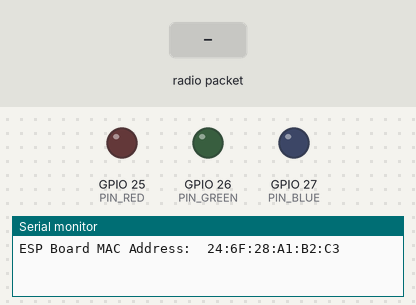
The sketch below on a simulated ESP32. Shown: output pins drawn as LEDs (lit = HIGH), the last lines printed to the serial monitor. Inputs (shaded band) come from the test bench. A WiFi scan finds three made-up networks; no radio packets arrive unless stated.

Above: at 0.1 s.
At 3.7 s:
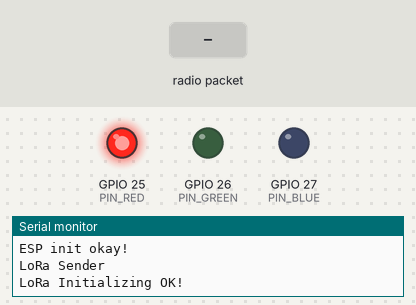
3.8 s: radio packet "1" arrives
At 15.9 s:
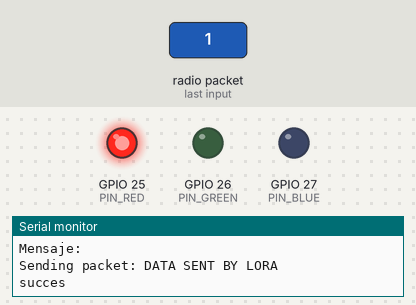
Timing chart, 0 to 16.3 s (numbered marks = the images above; inputs shaded):
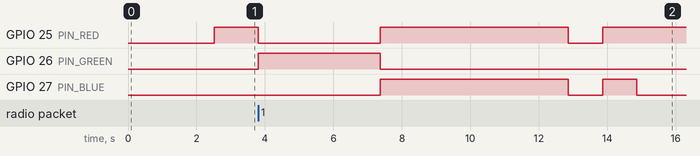

Measured:
- after the input at 3.8 s, GPIO 25 (PIN_RED): HIGH → LOW at once, → HIGH 3.6 s later, → LOW 5.5 s later, → HIGH 1.0 s later; GPIO 26 (PIN_GREEN): LOW → HIGH at once, → LOW 3.6 s later; GPIO 27 (PIN_BLUE): LOW → HIGH after 3.6 s, → LOW 5.5 s later, → HIGH 1.0 s later, → LOW 1.0 s later

The sketch:

SOS_button_reciver_espnow_sent_lora.ino
```cpp
//MAC ADRESS DE ANTENA ROJA: 30:C6:F7:0D:D2:28


#include <analogWrite.h>
#include <SPI.h>
#include <LoRa.h>
//#include <Arduino_JSON.h>
#include <esp_now.h>
#include <esp_wifi.h>
#include <WiFi.h>

#define PIN_RED    25 //
#define PIN_GREEN  26 //
#define PIN_BLUE   27 //

//define the pins used by the transceiver module
#define ss 5
#define rst 14
#define dio0 2

bool banderaWifi;

int rest;
int reset_time = 1000;
int sensor_carro = 0;
float sv_vard;

typedef struct struct_message {
      String senal;
} struct_message;

// Crear struct_message llamado myData
struct_message myData;

// Insert your SSID
constexpr char WIFI_SSID[] = "Soluciones Verticales SAS";

int32_t getWiFiChannel(const char *ssid) {
  if (int32_t n = WiFi.scanNetworks()) {
      for (uint8_t i=0; i<n; i++) {
          if (!strcmp(ssid, WiFi.SSID(i).c_str())) {
              return WiFi.channel(i);
          }
      }
  }
  return 0;
}

String smsj;

//callback function that will be executed when data is received
void OnDataRecv(const uint8_t * mac, const uint8_t *incomingData, int len) {
  analogWrite(PIN_RED,   0);
    analogWrite(PIN_GREEN, 255);
    analogWrite(PIN_BLUE,  0);
    delay(1000);
  analogWrite(PIN_RED,   0);
    analogWrite(PIN_GREEN, 255);
    analogWrite(PIN_BLUE,  0);
    delay(1000);
  // Copies the sender mac address to a string
  char macStr[18];
  Serial.print("Packet received from: ");
  snprintf(macStr, sizeof(macStr), "%02x:%02x:%02x:%02x:%02x:%02x",
           mac[0], mac[1], mac[2], mac[3], mac[4], mac[5]);
  Serial.println(macStr);
  memcpy(&myData, incomingData, sizeof(myData));
  Serial.print("Bytes received: ");
  Serial.println(len);
smsj = myData.senal;

 //imprime los valores en la consola-------
//    Serial.print("Clave: ");
//  Serial.println(myData.clave);
  Serial.print("Mensaje: ");
  Serial.println(myData.senal);
  //banderaWifi = true;
  delay(1500);
  send_lora_paquet();
}

void succes(){
  Serial.println("succes");
   analogWrite(PIN_RED,   255);
    analogWrite(PIN_GREEN, 0);
    analogWrite(PIN_BLUE,  255);
  delay(1500);
   analogWrite(PIN_RED,   255);
    analogWrite(PIN_GREEN, 0);
    analogWrite(PIN_BLUE,  255);
  delay(1500);
   analogWrite(PIN_RED,   255);
    analogWrite(PIN_GREEN, 0);
    analogWrite(PIN_BLUE,  255);
  delay(1500);
   analogWrite(PIN_RED,   255);
    analogWrite(PIN_GREEN, 0);
    analogWrite(PIN_BLUE,  255);
    delay(1000);
   analogWrite(PIN_RED,   0);
    analogWrite(PIN_GREEN, 0);
    analogWrite(PIN_BLUE,  0);
      delay(1000);
   analogWrite(PIN_RED,   255);
    analogWrite(PIN_GREEN, 0);
    analogWrite(PIN_BLUE,  255);
      delay(1000);
   analogWrite(PIN_RED,   0);
    analogWrite(PIN_GREEN, 0);
    analogWrite(PIN_BLUE,  0);
}

int counter = 0;

void setup() {
  //initialize Serial Monitor
  Serial.begin(115200);
  WiFi.mode(WIFI_STA);
  pinMode(PIN_RED,   OUTPUT);
  pinMode(PIN_GREEN, OUTPUT);
  pinMode(PIN_BLUE,  OUTPUT);
   Serial.print("ESP Board MAC Address:  ");
  Serial.println(WiFi.macAddress());

 int32_t channel = getWiFiChannel(WIFI_SSID);
  WiFi.printDiag(Serial); // Uncomment to verify channel number before
  esp_wifi_set_promiscuous(true);
  esp_wifi_set_channel(channel, WIFI_SECOND_CHAN_NONE);
  esp_wifi_set_promiscuous(false);
  WiFi.printDiag(Serial);

 // Init ESP-NOW
  if (esp_now_init() != ESP_OK){
    Serial.println("Error initializing ESP-NOW");
    return;
  }else{
    Serial.println("ESP init okay!");
  }
  // Once ESPNow is successfully Init, we will register for recv CB to
  // get recv packer info
  esp_now_register_recv_cb(OnDataRecv);

  while (!Serial);
  Serial.println("LoRa Sender");

  //setup LoRa transceiver module
  LoRa.setPins(ss, rst, dio0);

  //replace the LoRa.begin(---E-) argument with your location's frequency
  //433E6 for Asia
  //866E6 for Europe
  //915E6 for North America
  while (!LoRa.begin(915E6)) {
    Serial.println(".");
    delay(500);
  }
//    // Setup Spreading Factor (6 ~ 12)
//  LoRa.setSpreadingFactor(10);
//
//  // Setup BandWidth, option: 7800,10400,15600,20800,31250,41700,62500,125000,250000,500000
//  //Lower BandWidth for longer distance.
//  LoRa.setSignalBandwidth(125000);
//
//  // Setup Coding Rate:5(4/5),6(4/6),7(4/7),8(4/8)
//  LoRa.setCodingRate4(5);
   // Change sync word (0xF3) to match the receiver
  // The sync word assures you don't get LoRa messages from other LoRa transceivers
  // ranges from 0-0xFF
  //addreess oficina bogota ---------------- 0x18
  LoRa.setSyncWord(0x18);

  Serial.println("LoRa Initializing OK!");
  delay(500);
  //send_lora_paquet();
}

void loop() {
  if(rest > reset_time){
    ESP.restart();
      delay(1000);
 //send_lora_paquet();
    rest = 0;
  }else{
    rest++;
  //  Serial.println("StandBy");
    analogWrite(PIN_RED,   255);
    analogWrite(PIN_GREEN, 0);
    analogWrite(PIN_BLUE,  0);
  }
  delay(1000);
}

void send_lora_paquet(){
    Serial.print("Sending packet: ");
  LoRa.beginPacket();
  LoRa.print(smsj);
  LoRa.endPacket();
  Serial.println("DATA SENT BY LORA");
succes();
}
```
